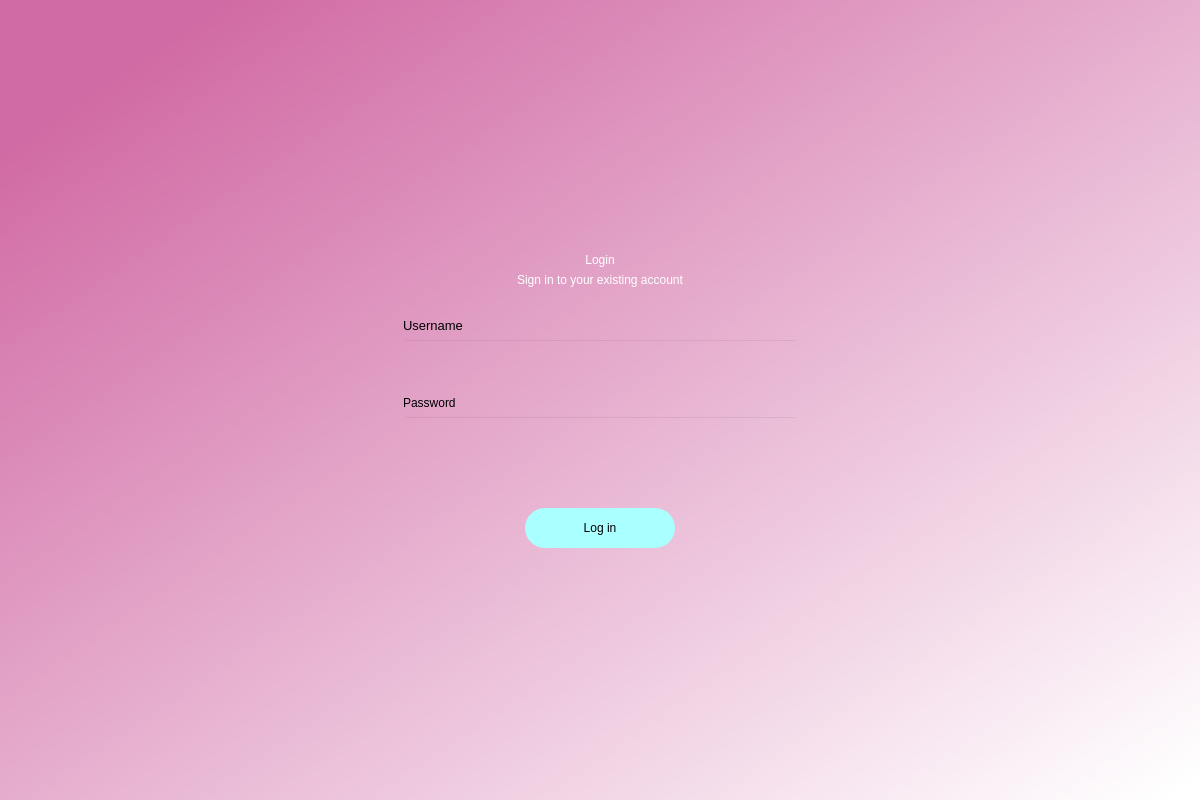
<?xml version="1.0" encoding="UTF-8"?>
<ui version="4.0">
 <class>Dialog</class>
 <widget class="QDialog" name="Dialog">
  <property name="geometry">
   <rect>
    <x>0</x>
    <y>0</y>
    <width>1200</width>
    <height>800</height>
   </rect>
  </property>
  <property name="minimumSize">
   <size>
    <width>1200</width>
    <height>800</height>
   </size>
  </property>
  <property name="maximumSize">
   <size>
    <width>1200</width>
    <height>800</height>
   </size>
  </property>
  <property name="windowTitle">
   <string>Dialog</string>
  </property>
  <layout class="QHBoxLayout" name="horizontalLayout">
   <property name="leftMargin">
    <number>0</number>
   </property>
   <property name="topMargin">
    <number>0</number>
   </property>
   <property name="rightMargin">
    <number>0</number>
   </property>
   <property name="bottomMargin">
    <number>0</number>
   </property>
   <item>
    <widget class="QWidget" name="bgwidget" native="true">
     <property name="styleSheet">
      <string notr="true">QWidget#bgwidget{
background-color:qlineargradient(spread:pad, x1:0.091, y1:0.101636, x2:0.991379, y2:0.977, stop:0 rgba(209, 107, 165, 255), stop:1 rgba(255, 255, 255, 255));}</string>
     </property>
     <layout class="QGridLayout" name="gridLayout" rowstretch="1,1,1" columnstretch="1,1,1">
      <item row="0" column="1">
       <spacer name="verticalSpacer_4">
        <property name="orientation">
         <enum>Qt::Vertical</enum>
        </property>
        <property name="sizeHint" stdset="0">
         <size>
          <width>20</width>
          <height>40</height>
         </size>
        </property>
       </spacer>
      </item>
      <item row="1" column="2">
       <spacer name="horizontalSpacer_2">
        <property name="orientation">
         <enum>Qt::Horizontal</enum>
        </property>
        <property name="sizeHint" stdset="0">
         <size>
          <width>40</width>
          <height>20</height>
         </size>
        </property>
       </spacer>
      </item>
      <item row="1" column="1">
       <layout class="QVBoxLayout" name="_2" stretch="3,1,1,1,2,1,1,2,1,1">
        <property name="spacing">
         <number>6</number>
        </property>
        <property name="topMargin">
         <number>2</number>
        </property>
        <property name="bottomMargin">
         <number>2</number>
        </property>
        <item>
         <widget class="QLabel" name="label">
          <property name="styleSheet">
           <string notr="true">font: 36pt &quot;MS Shell Dlg 2&quot;; color:rgb(255, 255, 255)</string>
          </property>
          <property name="text">
           <string>Login</string>
          </property>
          <property name="alignment">
           <set>Qt::AlignCenter</set>
          </property>
         </widget>
        </item>
        <item>
         <widget class="QLabel" name="label_2">
          <property name="styleSheet">
           <string notr="true">font: 16pt &quot;MS Shell Dlg 2&quot;;color:rgb(255, 255, 255)</string>
          </property>
          <property name="text">
           <string>Sign in to your existing account</string>
          </property>
          <property name="alignment">
           <set>Qt::AlignCenter</set>
          </property>
         </widget>
        </item>
        <item>
         <spacer name="verticalSpacer">
          <property name="orientation">
           <enum>Qt::Vertical</enum>
          </property>
          <property name="sizeType">
           <enum>QSizePolicy::Fixed</enum>
          </property>
          <property name="sizeHint" stdset="0">
           <size>
            <width>20</width>
            <height>25</height>
           </size>
          </property>
         </spacer>
        </item>
        <item>
         <widget class="QLabel" name="label_3">
          <property name="font">
           <font>
            <pointsize>10</pointsize>
            <italic>false</italic>
            <bold>false</bold>
           </font>
          </property>
          <property name="styleSheet">
           <string notr="true">font: 10pt &quot;MS Shell Dlg 2&quot;;</string>
          </property>
          <property name="text">
           <string>Username</string>
          </property>
         </widget>
        </item>
        <item>
         <widget class="QLineEdit" name="emailfield">
          <property name="minimumSize">
           <size>
            <width>0</width>
            <height>51</height>
           </size>
          </property>
          <property name="styleSheet">
           <string notr="true">background-color:rgba(0,0,0,0);
font: 12pt &quot;MS Shell Dlg 2&quot;;</string>
          </property>
         </widget>
        </item>
        <item>
         <widget class="QLabel" name="label_4">
          <property name="styleSheet">
           <string notr="true">font: 10pt &quot;MS Shell Dlg 2&quot;;</string>
          </property>
          <property name="text">
           <string>Password</string>
          </property>
         </widget>
        </item>
        <item>
         <widget class="QLineEdit" name="passwordfield">
          <property name="minimumSize">
           <size>
            <width>0</width>
            <height>51</height>
           </size>
          </property>
          <property name="styleSheet">
           <string notr="true">background-color:rgba(0,0,0,0);
font: 12pt &quot;MS Shell Dlg 2&quot;;</string>
          </property>
         </widget>
        </item>
        <item>
         <spacer name="verticalSpacer_3">
          <property name="orientation">
           <enum>Qt::Vertical</enum>
          </property>
          <property name="sizeType">
           <enum>QSizePolicy::Fixed</enum>
          </property>
          <property name="sizeHint" stdset="0">
           <size>
            <width>20</width>
            <height>15</height>
           </size>
          </property>
         </spacer>
        </item>
        <item>
         <widget class="QLabel" name="error">
          <property name="styleSheet">
           <string notr="true">font: 12pt &quot;MS Shell Dlg 2&quot;; color:red;</string>
          </property>
          <property name="text">
           <string/>
          </property>
          <property name="alignment">
           <set>Qt::AlignCenter</set>
          </property>
         </widget>
        </item>
        <item alignment="Qt::AlignHCenter">
         <widget class="QPushButton" name="login">
          <property name="sizePolicy">
           <sizepolicy hsizetype="Minimum" vsizetype="Fixed">
            <horstretch>0</horstretch>
            <verstretch>0</verstretch>
           </sizepolicy>
          </property>
          <property name="minimumSize">
           <size>
            <width>150</width>
            <height>40</height>
           </size>
          </property>
          <property name="maximumSize">
           <size>
            <width>150</width>
            <height>16777215</height>
           </size>
          </property>
          <property name="acceptDrops">
           <bool>true</bool>
          </property>
          <property name="layoutDirection">
           <enum>Qt::LeftToRight</enum>
          </property>
          <property name="styleSheet">
           <string notr="true">border-radius:20px;
background-color: rgb(170, 255, 255);
font: 14pt &quot;MS Shell Dlg 2&quot;;</string>
          </property>
          <property name="text">
           <string>Log in</string>
          </property>
         </widget>
        </item>
       </layout>
      </item>
      <item row="1" column="0">
       <spacer name="horizontalSpacer">
        <property name="orientation">
         <enum>Qt::Horizontal</enum>
        </property>
        <property name="sizeHint" stdset="0">
         <size>
          <width>40</width>
          <height>20</height>
         </size>
        </property>
       </spacer>
      </item>
      <item row="2" column="1">
       <spacer name="verticalSpacer_5">
        <property name="orientation">
         <enum>Qt::Vertical</enum>
        </property>
        <property name="sizeHint" stdset="0">
         <size>
          <width>20</width>
          <height>40</height>
         </size>
        </property>
       </spacer>
      </item>
     </layout>
    </widget>
   </item>
  </layout>
 </widget>
 <resources/>
 <connections/>
</ui>
